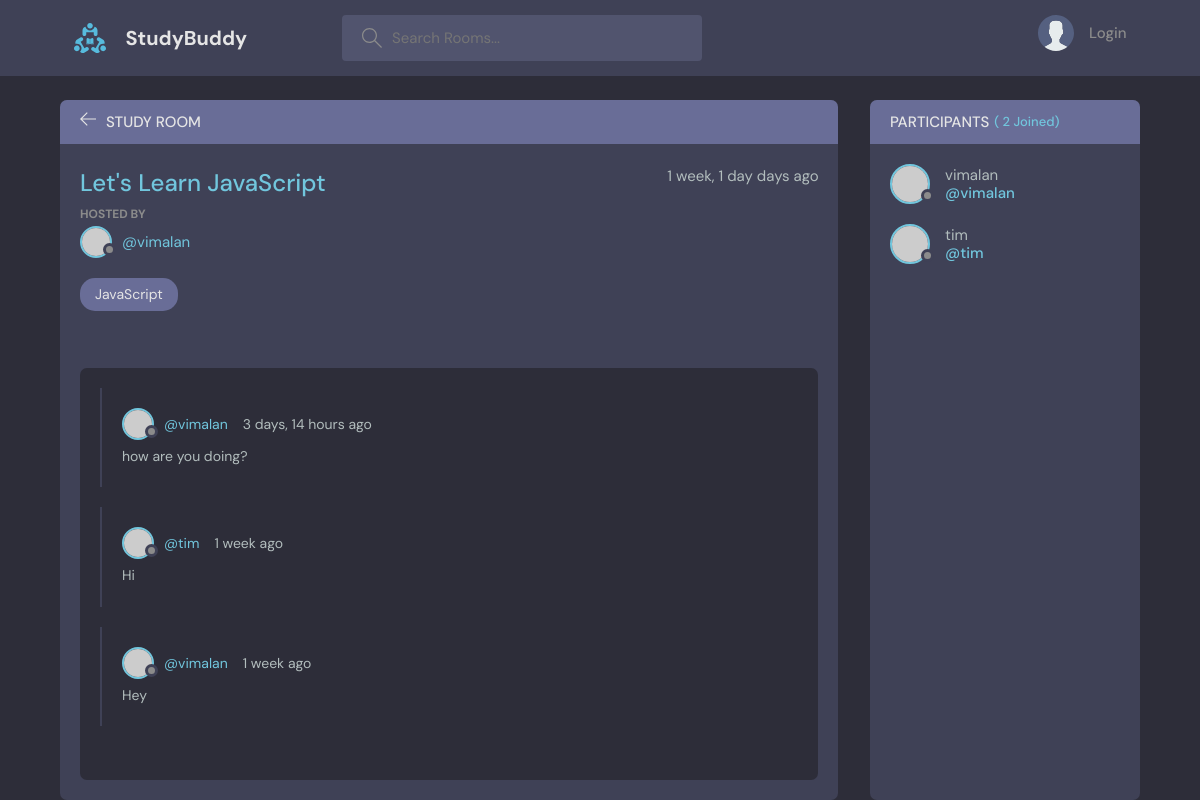
Page /room/1/ on the earlier database version.
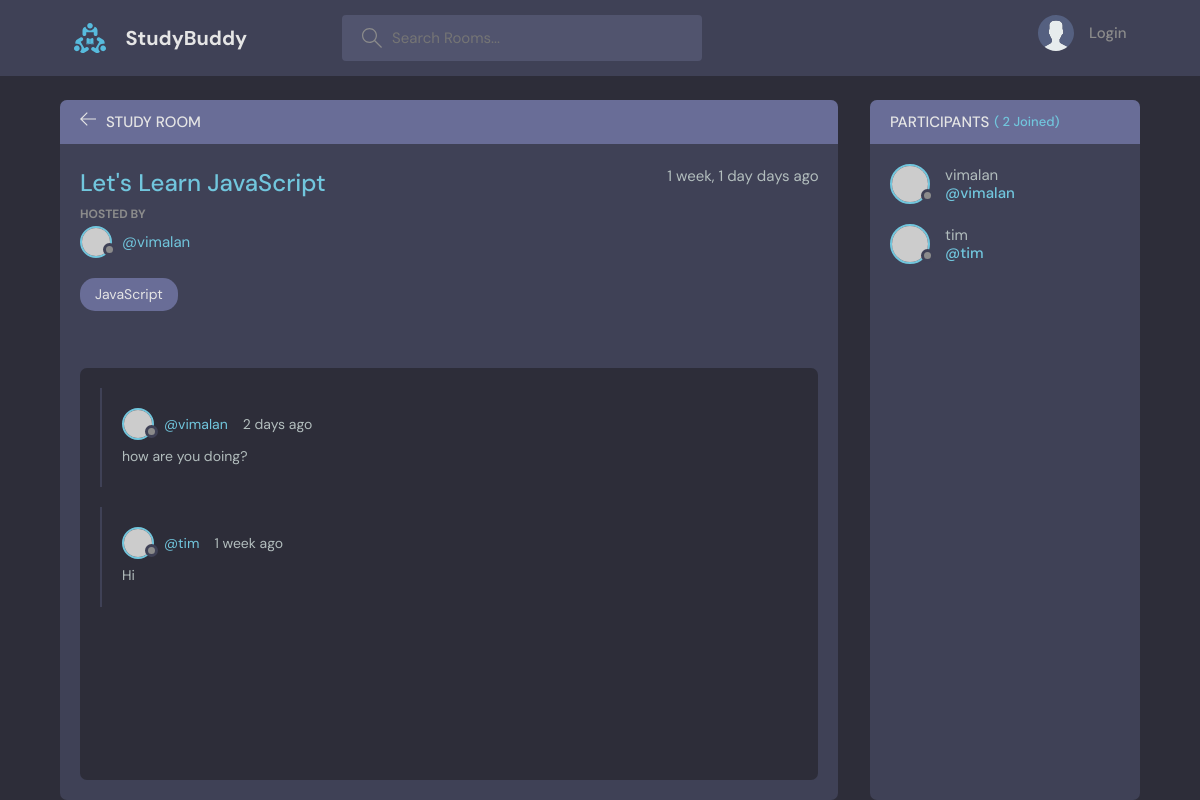
Same page on the later database version.
### base/models.py (models this page shows, shortened)
class Message(models.Model):
    user = models.ForeignKey(User, on_delete=models.CASCADE)
    room = models.ForeignKey(Room, on_delete=models.CASCADE)
    body = models.TextField()
    updated = models.DateTimeField(auto_now=True)
    created = models.DateTimeField(auto_now_add=True)
    class Meta:
        ordering=['-updated', '-created']

### base/views.py (the view, shortened to what this page needs)
# urls.py: path('room/<str:pk>/', views.room, name="room"),
def room(request,pk):
    room = Room.objects.get(id = pk)
    room_messages = room.message_set.all().order_by('-created')
    participants = room.participants.all()
    context = {'room':room, 'room_messages':room_messages, 'participants' : participants}
    return render(request,'base/room.html',context)

### base/models.py (called while the page is built)
    def __str__(self):
        return self.name

### base/templates/base/room.html (shortened to what this page needs)
{% extends 'main.html' %}
{% block content %}
    <main class="profile-page layout layout--2">
      <div class="container">
        <div class="room">
          <div class="room__top">
            <div class="room__topLeft">
              <a href="{% url 'home' %}">
                <svg version="1.1" xmlns="http://www.w3.org/2000/svg" width="32" height="32" viewBox="0 0 32 32">
                  <title>arrow-left</title>
                  <path
                    d="M13.723 2.286l-13.723 13.714 13.719 13.714 1.616-1.611-10.96-10.96h27.625v-2.286h-27.625l10.965-10.965-1.616-1.607z"
                  ></path>
                </svg>
              </a>
              <h3>Study Room</h3>
            </div>
          </div>
          <div class="room__box scroll">
            <div class="room__header scroll">
              <div class="room__info">
                <h3>{{room.name}}</h3>
                <span>{{room.created|timesince}} days ago</span>
              </div>
              <div class="room__hosted">
                <p>Hosted By</p>
                <a href="{% url 'user-profile' room.host.id %}" class="room__author">
                  <div class="avatar avatar--small">
                    <img src="https://randomuser.me/api/portraits/men/37.jpg" />
                  </div>
                  <span>@{{room.host.username}}</span>
                </a>
              </div>
              <span class="room__topics">{{room.topic}}</span>
            </div>
            <div class="room__conversation">
              <div class="threads scroll">
    {% for message in room_messages %}
                <div class="thread">
                  <div class="thread__top">
                    <div class="thread__author">
                      <a href="{% url 'user-profile' message.user.id %}" class="thread__authorInfo">
                        <div class="avatar avatar--small">
                          <img src="https://randomuser.me/api/portraits/men/37.jpg" />
                        </div>
                        <span>@{{message.user}}</span>
                      </a>
                      <span class="thread__date">{{message.created|timesince}} ago</span>
                    </div>
                  </div>
                  <div class="thread__details">
                    {{message.body}}
                  </div>
                </div>
                {% endfor %}
              </div>
            </div>
          </div>
        </div>
        <div class="participants">
          <h3 class="participants__top">Participants <span>( {{participants.count}} Joined)</span></h3>
          <div class="participants__list scroll">
    {% for user in participants %}
            <a href="{% url 'user-profile' user.id %}" class="participant">
              <div class="avatar avatar--medium">
                <img src="https://randomuser.me/api/portraits/men/37.jpg" />
              </div>
              <p>
                {{user.username}}
                <span>@{{user.username}}</span>
              </p>
            </a>
    {% endfor %}
          </div>
        </div>
      </div>
    </main>
{% endblock content %}

Differences in the rows shown:
removed Message: user "vimalan", created "3 days, 14 hours", body "how are you doing?"
removed Message: user "vimalan", created "1 week", body "Hey"
added Message: user "vimalan", created "2 days", body "how are you doing?"
